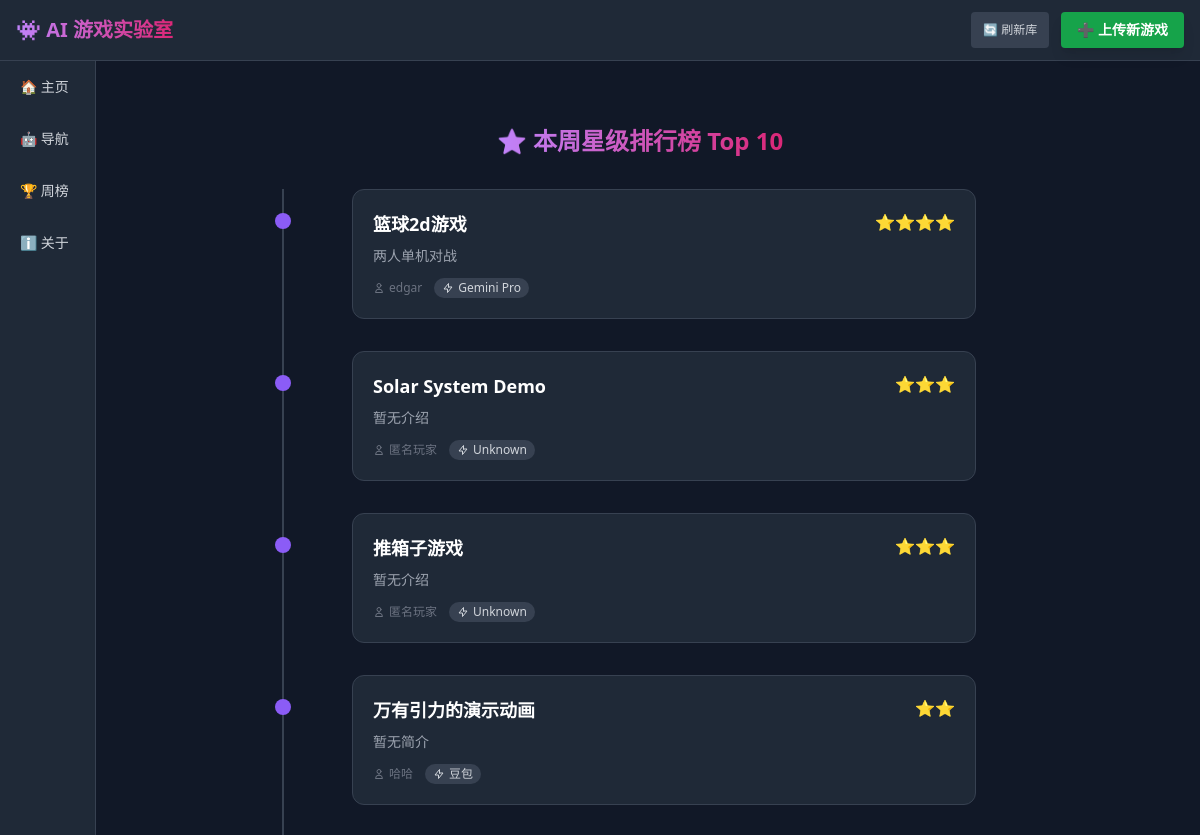
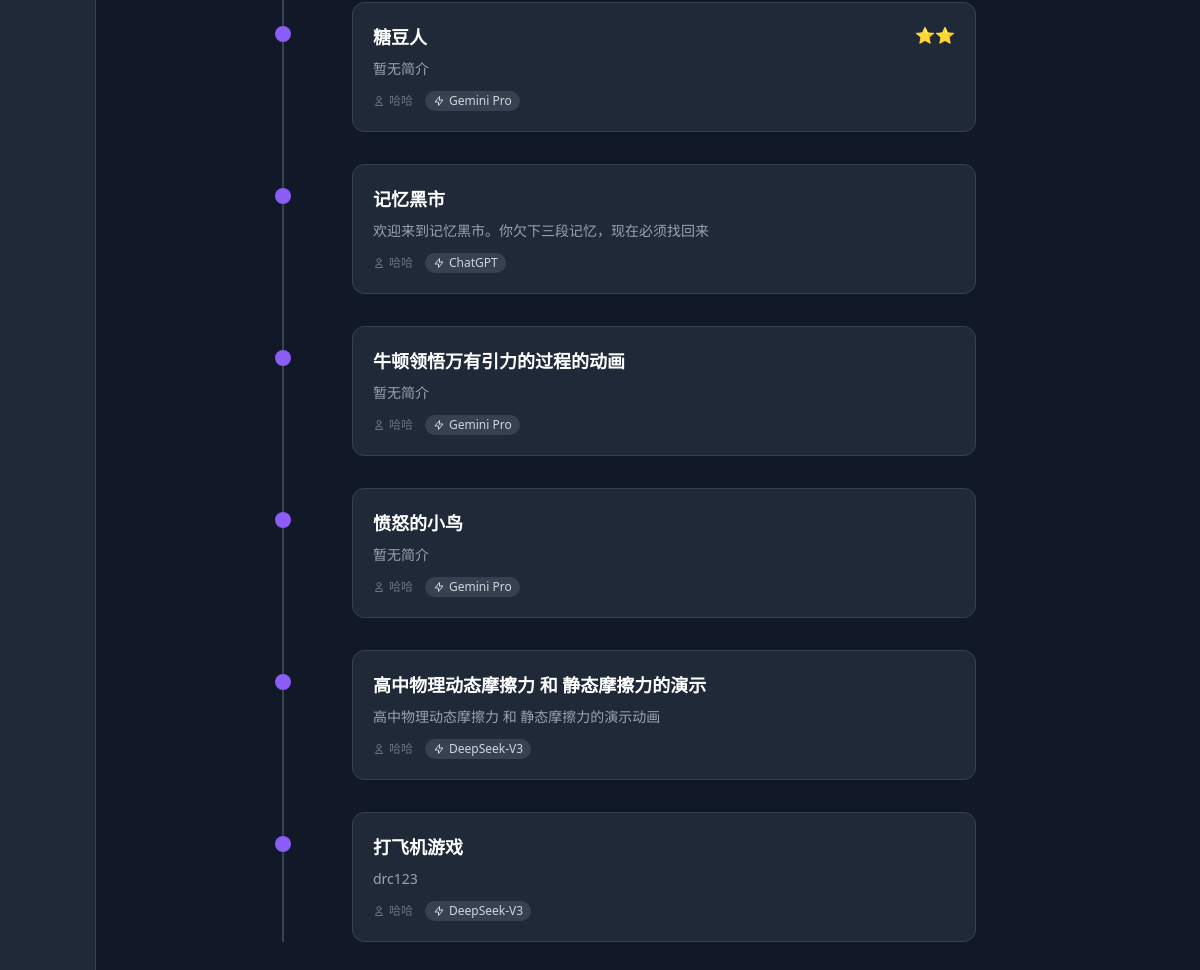
The app's page /leaderboard with its own data (2 pictures, top to bottom).
### database.py (models this page shows)
class Game(Base):
    __tablename__ = "games"
    id = Column(Integer, primary_key=True, index=True)
    title = Column(String)
    description = Column(String)
    filename = Column(String, unique=True)
    html_code = Column(Text)
    author = Column(String, default="匿名玩家")
    ai_model = Column(String, default="Unknown") # 例如 GPT-4o
    prompt = Column(Text, default="")            # 提示词
    category_id = Column(Integer, default=1)      # 分类ID，默认1（游戏）
    is_multi_file = Column(Integer, default=0)   # 0=单文件, 1=多文件(zip)
    directory_name = Column(String, default="")  # 多文件游戏的目录名
    edit_password = Column(String, default="")   # 编辑密码
    rating = Column(Float, default=0)            # 综合平均分
    rating_total = Column(Integer, default=0)    # 总评分
    rating_count = Column(Integer, default=0)    # 评分次数
    views = Column(Integer, default=0)
    created_at = Column(DateTime, default=datetime.utcnow)

### routers/leaderboard.py (the view)
@router.get("/leaderboard", response_class=HTMLResponse)
async def leaderboard(request: Request, db: Session = Depends(get_db)):
    """获取本周排行榜，按评分和查看次数排序"""

### templates/leaderboard.html (shortened to what this page needs)
{% extends "base.html" %}
{% block content %}
<div class="container mx-auto px-4 py-8">
    <h2 class="text-2xl font-bold mb-8 text-center">
        <span class="bg-clip-text text-transparent bg-gradient-to-r from-purple-400 to-pink-600">
        </span>
    </h2>
    <div class="max-w-2xl mx-auto relative">
        <div class="absolute left-0 ml-[-22px] top-0 bottom-0 w-0.5 bg-gray-700 hidden md:block"></div>
        {% if games %}
        <div class="space-y-8">
            {% for game in games %}
            <div class="timeline-item relative pl-4 md:pl-12">
                <a href="/play/{{ game.id }}" class="block group">
                    <div
                        class="bg-gray-800 rounded-xl p-5 border border-gray-700 transition-all duration-300 transform group-hover:scale-[1.02] group-hover:bg-gray-750 group-hover:border-purple-500/50 group-hover:shadow-lg group-hover:shadow-purple-500/20">
                        <div class="flex justify-between items-start mb-2">
                            <h3 class="text-lg font-bold group-hover:text-purple-400 transition-colors">{{ game.title }}
                            </h3>
                            <span class="text-yellow-400">{% for i in range(game.rating | int) %}⭐{% endfor %}</span>
                        </div>
                        <p class="text-gray-400 text-sm mb-3 line-clamp-2">{{ game.description or '暂无简介' }}</p>
                        <div class="flex justify-between items-center text-xs">
                            <div class="flex items-center gap-3">
                                <span class="text-gray-500 flex items-center gap-1">
                                    <svg class="w-3 h-3" fill="none" stroke="currentColor" viewBox="0 0 24 24">
                                        <path stroke-linecap="round" stroke-linejoin="round" stroke-width="2"
                                            d="M16 7a4 4 0 11-8 0 4 4 0 018 0zM12 14a7 7 0 00-7 7h14a7 7 0 00-7-7z">
                                        </path>
                                    </svg>
                                    {{ game.author }}
                                </span>
                                <span
                                    class="bg-gray-700 px-2 py-0.5 rounded-full text-gray-300 flex items-center gap-1">
                                    <svg class="w-3 h-3" fill="none" stroke="currentColor" viewBox="0 0 24 24">
                                        <path stroke-linecap="round" stroke-linejoin="round" stroke-width="2"
                                            d="M13 10V3L4 14h7v7l9-11h-7z"></path>
                                    </svg>
                                    {{ game.ai_model }}
                                </span>
                            </div>
                        </div>
                    </div>
                </a>
            </div>
            {% endfor %}
        </div>
        {% else %}
        <div class="text-center py-12 text-gray-500">
            <p class="text-xl">暂无排行榜数据</p>
        </div>
        {% endif %}
    </div>
</div>
{% endblock %}

### templates/base.html (shortened to what this page needs)
<!DOCTYPE html>
<html lang="zh">
<head>
    <script src="https://cdn.tailwindcss.com"></script>
</head>
<body class="bg-gray-900 text-white min-h-screen font-sans m-0 p-0">
    <header class="sticky top-0 z-50 bg-gray-800 border-b border-gray-700 py-3 px-4 flex justify-between items-center">
        <h1 id="admin-toggle" class="text-xl font-bold bg-clip-text text-transparent bg-gradient-to-r from-purple-400 to-pink-600 m-0">
        </h1>
        <div class="flex gap-3">
            {% if request.url.path == '/ai_navigation' %}
                <a href="/ai_navigation/refresh"
                    class="text-xs flex items-center bg-gray-700 hover:bg-gray-600 px-3 py-2 rounded text-gray-300 transition">
                    🔄 刷新
                </a>
                <button id="openModalBtn"
                    class="text-sm font-bold bg-green-600 hover:bg-green-700 text-white px-4 py-2 rounded shadow-lg transition flex items-center gap-2">
                    ➕ 增加AI链接
                </button>
            {% else %}
                <a href="/refresh"
                    class="text-xs flex items-center bg-gray-700 hover:bg-gray-600 px-3 py-2 rounded text-gray-300 transition">
                    🔄 刷新库
                </a>
                <a href="/upload"
                    class="text-sm font-bold bg-green-600 hover:bg-green-700 text-white px-4 py-2 rounded shadow-lg transition flex items-center gap-2">
                    ➕ 上传新游戏
                </a>
            {% endif %}
        </div>
    </header>
    <div class="flex min-h-screen">
        <aside class="w-24 bg-gray-800 border-r border-gray-700 fixed h-full">
            <nav class="p-2">
                <ul>
                    <li class="mb-4">
                        <a href="/"
                            class="flex items-center justify-start text-gray-300 hover:text-white hover:bg-gray-700 py-2 px-3 rounded text-sm">
                            🏠 主页
                        </a>
                    </li>
                    <li class="mb-4">
                        <a href="/ai_navigation"
                            class="flex items-center justify-start text-gray-300 hover:text-white hover:bg-gray-700 py-2 px-3 rounded text-sm">
                            🤖 导航
                        </a>
                    </li>
                    <li class="mb-4">
                        <a href="/leaderboard"
                            class="flex items-center justify-start text-gray-300 hover:text-white hover:bg-gray-700 py-2 px-3 rounded text-sm">
                            🏆 周榜
                        </a>
                    </li>
                    <li>
                        <a href="/about"
                            class="flex items-center justify-start text-gray-300 hover:text-white hover:bg-gray-700 py-2 px-3 rounded text-sm">
                            ℹ️ 关于
                        </a>
                    </li>
                </ul>
            </nav>
        </aside>
        <main class="flex-1 ml-20 p-8">
            {% block content %}
            {% endblock %}
        </main>
    </div>
</body>
</html>

### templates/leaderboard.html (style rules this page uses)
.timeline-item::before { content: ''; position: absolute; left: -29px; top: 24px; width: 16px; height: 16px; border-radius: 50%; background-color: #8b5cf6; z-index: 10; }
.timeline-item::after { content: ''; position: absolute; left: -22px; top: 40px; width: 2px; height: calc(100% + 16px); background-color: #374151; }
.timeline-item:last-child::after { display: none; }

### records on screen
Game: title "篮球2d游戏", rating 4 (drawn), description "两人单机对战", author "edgar", ai_model "Gemini Pro"
Game: title "Solar System Demo", rating 3 (drawn), description "暂无介绍", author "匿名玩家", ai_model "Unknown"
Game: title "推箱子游戏", rating 3 (drawn), description "暂无介绍", author "匿名玩家", ai_model "Unknown"
Game: title "万有引力的演示动画", rating 2 (drawn), description "暂无简介", author "哈哈", ai_model "豆包"
Game: title "糖豆人", rating 2 (drawn), description "暂无简介", author "哈哈", ai_model "Gemini Pro"
Game: title "记忆黑市", description "欢迎来到记忆黑市。你欠下三段记忆，现在必须找回来", author "哈哈", ai_model "ChatGPT"
Game: title "牛顿领悟万有引力的过程的动画", description "暂无简介", author "哈哈", ai_model "Gemini Pro"
Game: title "愤怒的小鸟", description "暂无简介", author "哈哈", ai_model "Gemini Pro"
Game: title "高中物理动态摩擦力 和 静态摩擦力的演示", description "高中物理动态摩擦力 和 静态摩擦力的演示动画", author "哈哈", ai_model "DeepSeek-V3"
Game: title "打飞机游戏", description "drc123", author "哈哈", ai_model "DeepSeek-V3"
